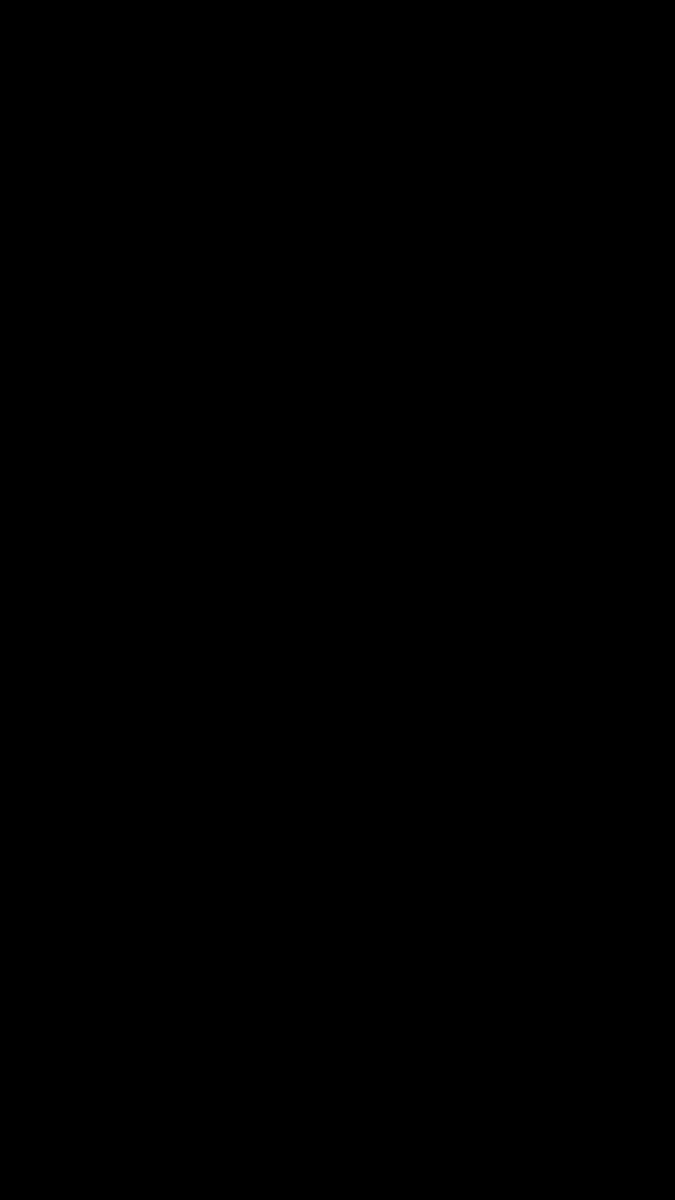
Frame 1 (no input)
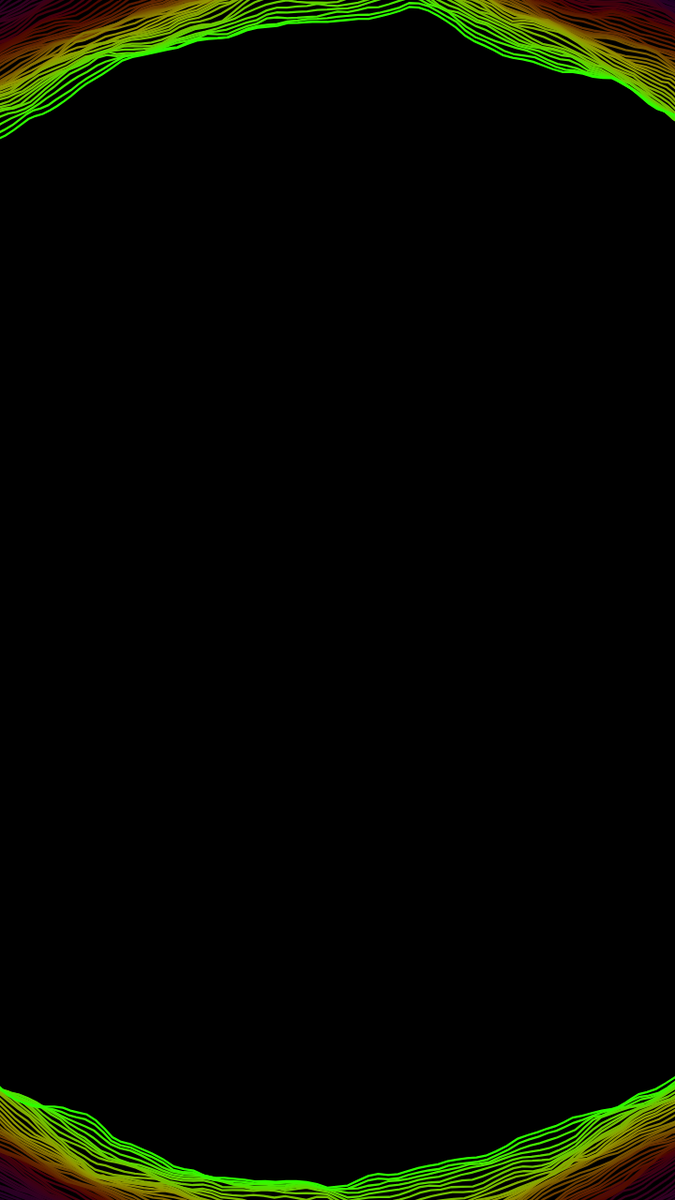
Frame 60 (no input)
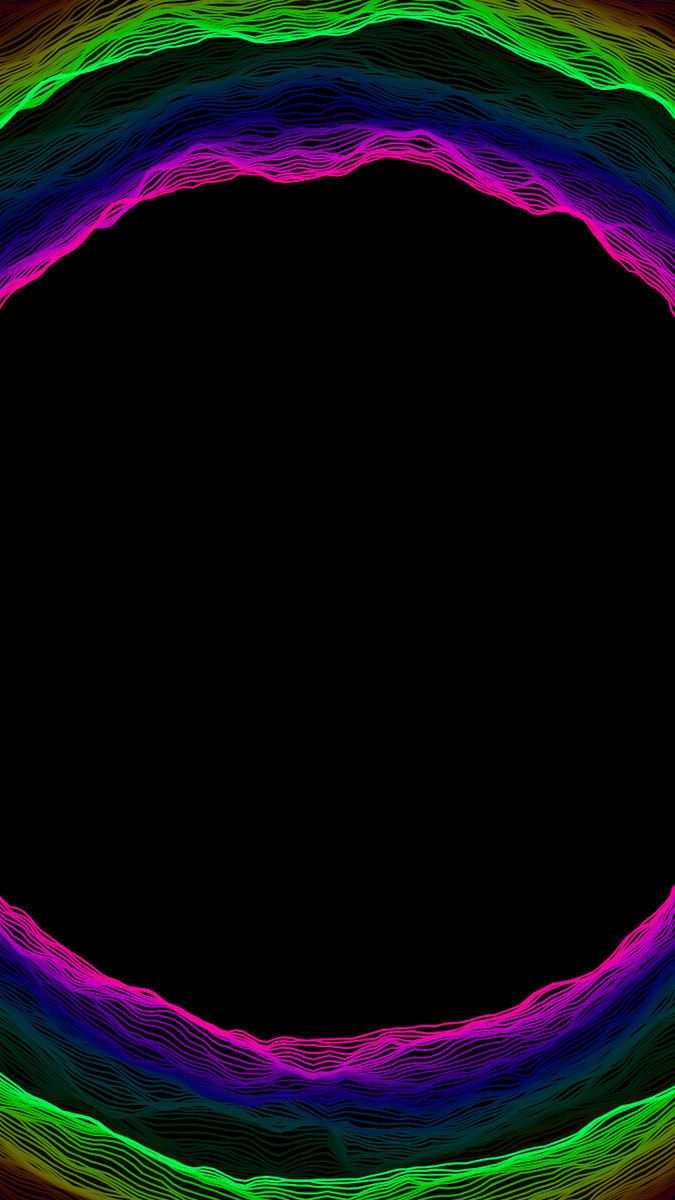
Frame 120 (the mouse pressed at the canvas centre since frame 60)

The p5.js sketch that drew these frames (run headless with seeded random() and noise() and a simulated clock; from frame 60 on, the mouse is pressed at the canvas centre):

// p5.js sketch
// ── sketch.js
//2018 joey aronson
function setup() {
  createCanvas(720, 1280);
  angleMode(DEGREES);
  strokeWeight(2.3);
  colorMode(HSB, 100);
  frameRate(20);
  background(0);
  loadB();
}

const loadB = () => {
  for (let i = height - 550; i <= height + 500; i += 150) {
    b.push(new Burst(width / 2, height / 2, i));
  }
};
const INTERACTION_KEY = 53;

function keyPressed() {
  if (keyCode === INTERACTION_KEY) {
    dir *= -1;
  }
}

let b = [];
let timer = 0;

let noiseScale = 0.08;
let n = 10;

let col = 0;

let y = -50;
let x = 0;

let dir = -1;
function draw() {
  background(0, 4);
  noFill();

  for (let i = 0; i < b.length; i++) {
    b[i].display();
    b[i].grow();
  }
}

class Burst {
  constructor(x, y, s) {
    this.x = x;
    this.y = y;

    this.c = random(0, 100);

    this.size = s;
    this.done = false;

    this.timer = 0;
  }

  display() {
    fill(255, 0.1);
    stroke(this.c % 100, 100, 100);

    beginShape();
    for (let i = 1; i < 360; i += 1) {
      let xn = noise((this.x + i) * noiseScale, frameCount * noiseScale);
      let yn = noise(frameCount * noiseScale, (this.y + i) * noiseScale);
      vertex(
        this.x + sin(i) * (this.size + xn * 80),
        this.y + cos(i) * (this.size + yn * 80)
      );
    }
    endShape(CLOSE);
  }

  grow() {
    this.size += 2.5 * dir;

    this.c += 1;

    if (dir < 0 && this.size < 0) {
      this.size = height - 350;
      this.c = random(100);
    }

    if (dir > 0 && this.size > height + 200) {
      this.size = 0;
    }
  }
}
//2018 joey aronson
